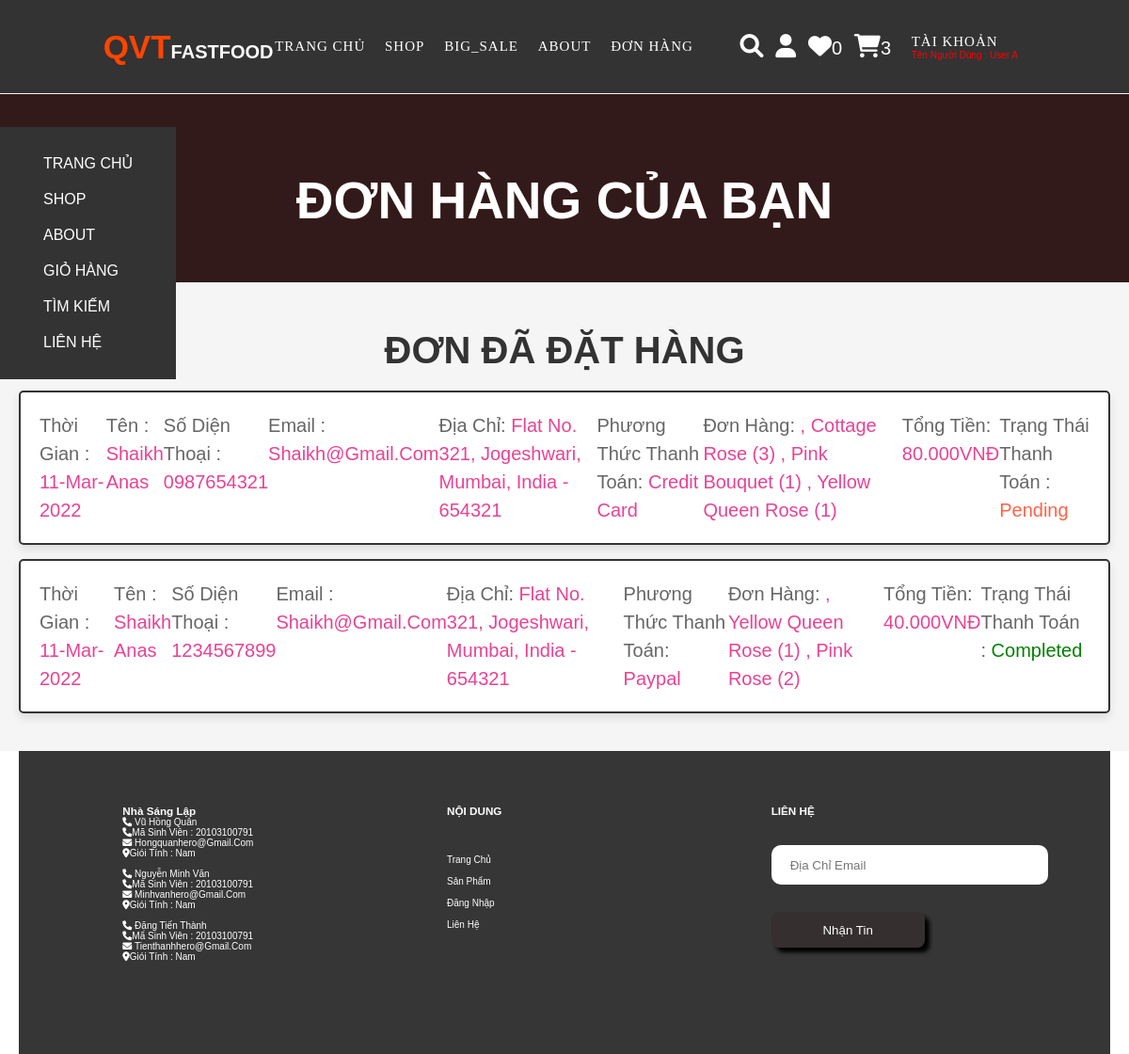
Page /order.php (signed in) on the committed database.
### tables this page shows
CREATE TABLE `orders` (
  `id` int(100) NOT NULL,
  `user_id` int(100) NOT NULL,
  `name` varchar(100) NOT NULL,
  `number` varchar(12) NOT NULL,
  `email` varchar(100) NOT NULL,
  `method` varchar(50) NOT NULL,
  `address` varchar(500) NOT NULL,
  `total_products` varchar(1000) NOT NULL,
  `total_price` int(100) NOT NULL,
  `placed_on` varchar(50) NOT NULL,
  `payment_status` varchar(20) NOT NULL DEFAULT 'pending'
);

### order.php (the view, shortened to what this page needs)
<?php
@include 'config.php';
$user_id = $_SESSION['user_id'];
?>
<!DOCTYPE html>
<html lang="en">
<head>
    <link rel="stylesheet" href="https://cdnjs.cloudflare.com/ajax/libs/font-awesome/6.0.0/css/all.min.css">
    <link rel="stylesheet" href="css/design.css">
</head>
<body>
    <?php @include 'header.php'; ?>
	<?php @include 'menuleft.php'; ?>
    <section class="heading" style="padding-top:50px; margin-top: 100px; margin-bottom: 50px;">
        <h3>ĐƠN HÀNG CỦA BẠN</h3>
    </section>
    <section class="placed-orders">
        <h1 class="title">Đơn đã đặt hàng</h1>
        <div class="box-container" style="margin-bottom: 50px;">
		   <?php
		   $select_orders = mysqli_query($conn, "SELECT * FROM `orders` WHERE user_id = '$user_id'") or die('query failed');
		   if (mysqli_num_rows($select_orders) > 0) {
			   while ($fetch_orders = mysqli_fetch_assoc($select_orders)) {
		   ?>
				   <div class="box" style="display : flex; color: black;">
					   <p> Thời gian : <span><?php echo $fetch_orders['placed_on']; ?></span> </p>
					   <p> Tên : <span><?php echo $fetch_orders['name']; ?></span> </p>
					   <p> Số diện thoại : <span><?php echo $fetch_orders['number']; ?></span> </p>
					   <p> Email : <span><?php echo $fetch_orders['email']; ?></span> </p>
					   <p> Địa chỉ: <span><?php echo $fetch_orders['address']; ?></span> </p>
					   <p> Phương thức thanh toán: <span><?php echo $fetch_orders['method']; ?></span> </p>
					   <p> Đơn hàng: <span><?php echo $fetch_orders['total_products']; ?></span> </p>
					   <p> Tổng tiền: <span><?php echo $fetch_orders['total_price']; ?>.000VNĐ</span> </p>
					   <p> Trạng thái thanh toán : <span style="color:<?php if ($fetch_orders['payment_status'] == 'pending') {
																   echo 'tomato';
															   } else {
																   echo 'green';
															   } ?>"><?php echo $fetch_orders['payment_status']; ?></span> </p>
				   </div>
		   <?php
			   }
		   } else {
			   echo '<p class="empty">Chưa có đặt hàng!</p>';
		   }
		   ?>
	   </div>
    </section>
    <?php @include 'footer.php'; ?>
</body>
</html>

### header.php (shortened to what this page needs)
<header class="header">
<a href="home.php" class="logo"><span>QVT</span>fastfood</a>
<nav class="navbar">
	<a href="home.php">Trang chủ</a>
	<a href="shop.php">Shop</a>
	<a href="#blog">BIG_SALE</a>
	<a href="about.php">ABOUT</a>
	<a href="order.php">Đơn Hàng</a>
</nav>
<div class="flex">
<div class="icons">
	<a href="search_page.php"><i class="fa-solid fa-magnifying-glass" id="search-btn"></i></a>
	<div id="user-btn" class="fas fa-user"></div>
	<?php
            $select_wishlist_count = mysqli_query($conn, "SELECT * FROM `wishlist` WHERE user_id = '$user_id'") or die('query failed');
            $wishlist_num_rows = mysqli_num_rows($select_wishlist_count);
            ?>
            <a href="wishlist.php"><i class="fas fa-heart"></i><span><?php echo $wishlist_num_rows; ?></span></a>
            <?php
            $select_cart_count = mysqli_query($conn, "SELECT * FROM `cart` WHERE user_id = '$user_id'") or die('query failed');
            $cart_num_rows = mysqli_num_rows($select_cart_count);
            ?>
            <a href="cart.php"><i class="fas fa-shopping-cart"></i><span><?php echo $cart_num_rows; ?></span></a>
    </div>
</div>
	<nav class="navbar">
		<a href="login.php">Tài Khoản</a>
        <p style = "color :red;">tên người dùng : <span><?php echo $_SESSION['user_name']; ?></span></p>
	</nav>
</header>

### menuleft.php (shortened to what this page needs)
<div class="menu-left">
			<a href="home.php">Trang chủ</a>
			<a href="shop.php">Shop</a>
			<a href="about.php">ABOUT</a>
			<a href="cart.php">Giỏ Hàng</a>
			<a href="search_page.php">Tìm kiếm</a>
			<a href="contact.php">Liên hệ</a>
</div>

### footer.php (shortened to what this page needs)
<section class="footer">
<div class="CHAN">
		<div id="footer">
			<div class="box">
				<div class="logo">
					<h3>Nhà sáng lập</h3>
				</div>
		<div class="box">
            <p> <i class="fas fa-phone"></i> Vũ Hồng Quân </p>
            <p> <i class="fas fa-phone"></i>Mã Sinh Viên : 20103100791</p>
            <p> <i class="fas fa-envelope"></i> hongquanhero@gmail.com </p>
            <p> <i class="fas fa-map-marker-alt"></i>Giói tính : Nam</p>
        </div>
		<br>
		<div class="box">
            <p> <i class="fas fa-phone"></i> Nguyễn Minh Văn </p>
            <p> <i class="fas fa-phone"></i>Mã Sinh Viên : 20103100791</p>
            <p> <i class="fas fa-envelope"></i> minhvanhero@gmail.com </p>
            <p> <i class="fas fa-map-marker-alt"></i>Giói tính : Nam</p>
        </div>
		<br>
		<div class="box">
            <p> <i class="fas fa-phone"></i> Đặng Tiến Thành  </p>
            <p> <i class="fas fa-phone"></i>Mã Sinh Viên : 20103100791</p>
            <p> <i class="fas fa-envelope"></i> tienthanhhero@gmail.com </p>
            <p> <i class="fas fa-map-marker-alt"></i>Giói tính : Nam</p>
        </div>
			</div>
			<div class="box">
				<h3>NỘI DUNG</h3>
				<ul class="quick-menu">
					<div class="item">
						<a href="home.php">Trang chủ</a>
					</div>
					<div class="item">
						<a href="shop.php">Sản phẩm</a>
					</div>
					<div class="item">
						<a href="login.php">Đăng nhập</a>
					</div>
					<div class="item">
						<a href="">Liên hệ</a>
					</div>
				</ul>
			</div>
			<div class="box">
				<h3>LIÊN HỆ</h3>
				<form action="">
					<input type="text" placeholder="Địa chỉ email">
					<a href=""><button class="footer-btn">Nhận tin</button></a>
				</form>
			</div>
		</div>
	</div>
</section>

### css/design.css (style rules this page uses)
:root { --font-heading:crimson; --para-font:#777777; --black:#222222; --bg: rgba(237,28,70); --white: #fff; --orange: #ffa500; --pink:#e84393; --red:#c0392b; --orange:#f39c12; --black:#333; --white:#fff; --light-color:#666; --light-white:#ccc; --light-bg:#f5f5f5; --border:.2rem solid var(--black); --box-shadow:0 .5rem 1rem rgba(0,0,0,.1); }
* { font-family:'Nunito' , sans-serif; margin: 0; padding: 0; box-sizing: border-box; outline: none; border: none; text-decoration: none; text-transform: capitalize; transition: all .2s linear; }
html { font-size: 62.5%; overflow-x: hidden; scroll-padding-top: 6rem; scroll-behavior: smooth; }
section { padding: 2rem 9%; }
.heading { text-align: center; padding: 2.5rem 0; }
header { position: fixed; top: 0; left: 0; right: 0; background: #333; z-index: 1000; display: flex; align-items: center; justify-content: space-between; padding: 2rem 9%; }
header .logo { font-size: 2rem; font-weight: bolder; color: #fff; text-transform: uppercase; }
header .logo span { font-size: 35px; color: orangered; }
header .navbar { background-color: #333; }
header .navbar a { color: var(--white); font-size: 1.5rem; margin-right: 1.8rem; text-transform: uppercase; letter-spacing: 0.1rem; position: relative; font-family: Algerian; }
header .navbar a:after { content: ''; width: 0%; height: 2px; background: var(--bg); position: absolute; left: 0; bottom: -12px; transition: 0.4s; }
header .flex .icons > * { font-size: 2.5rem; margin-left: 1rem; color:var(--white); cursor: pointer; }
header .flex .icons span { font-size: 2rem; }
@media (max-width:1200px) { html { font-size: 55%; } }
#footer { width: 100%; background:rgb(0,0,0,0.79); height: 322px; margin-top:-10px; padding:0px 63px; padding-top:57px; display: flex; justify-content: space-around; }
#footer .box { width: 250px; color:#fff; }
#footer .box .quick-menu { margin-top:40px; }
#footer .box .quick-menu .item { margin-bottom:12px; }
#footer .box .quick-menu ,.item a { color:#fff; text-decoration: none; }
#footer .box form input { width: 294px; height: 42px; background: #fff; padding-left:20px; color: #000; margin-top:30px; border-radius: 10px; }
.footer-btn { background:#362f2f; box-shadow: 5px 5px 4px rgba(0,0,0.25); width: 163px; height: 38px; margin-top:29px; color:#fff; border-radius: 8px; }
* { font-family: 'Rubik', sans-serif; margin:0; padding:0; box-sizing: border-box; outline: none; border:none; text-decoration: none; transition:all .2s linear; }
html { font-size: 62.5%; overflow-x: hidden; scroll-behavior: smooth; scroll-padding-top: 6.5rem; }
body { background: var(--light-bg); }
section { padding:0rem 2rem; }
.heading { display: flex; flex-flow: column; align-items: center; justify-content: center; gap:1rem; background-color: rgb(51, 26, 26); text-align: center; min-height: 25vh; }
.heading h3 { font-size: 5.5rem; color:var(--white); text-transform: uppercase; }
.title { text-align: center; margin-bottom: 2rem; color:var(--black); text-transform: uppercase; font-size: 4rem; }
.header .flex { display: flex; align-items: center; justify-content: space-between; padding:1.5rem 2rem; max-width: 1200px; position: relative; }
.header .flex .icons > * { font-size: 2.5rem; margin-left: 1rem; color:var(--white); cursor: pointer; }
.header .flex .icons span { font-size: 2rem; }
.placed-orders .box-container { max-width: 1200px; margin:0 auto; display: flex; flex-wrap: wrap; gap:1.5rem; align-items: flex-start; }
.placed-orders .box-container .box { background-color: var(--white); padding:1rem 2rem; border:var(--border); box-shadow: var(--box-shadow); flex:1 1 40rem; border-radius: .5rem; }
.placed-orders .box-container .box p { margin: 1rem 0; font-size: 2rem; line-height: 1.5; color:var(--light-color); }
.placed-orders .box-container .box p span { color:var(--pink); }
.footer { background-color: var(--white); }
.menu-left { display: flex; flex-direction: column; justify-content: flex-start; align-items: flex-start; position: fixed; top: 135px; left: 0; background: #333; z-index: 1000; justify-content: space-between; padding: 2rem 3%; }
.menu-left a { margin: 10px; font-size: 16px; text-transform: uppercase; color: #fff; }

### order.php (style rules this page uses)
p { margin-right: 10px; }

### rows in the picture
orders: placed_on "11-Mar-2022", name "Shaikh Anas", number "0987654321", email "Shaikh@gmail.com", address "Flat No. 321, Jogeshwari, Mumbai, India - 654321", method "Credit Card", total_products ", Cottage Rose (3) , Pink Bouquet (1) , Yellow Queen Rose (1)", total_price "80", payment_status "Pending"
orders: placed_on "11-Mar-2022", name "Shaikh Anas", number "1234567899", email "Shaikh@gmail.com", address "Flat No. 321, Jogeshwari, Mumbai, India - 654321", method "Paypal", total_products ", Yellow Queen Rose (1) , Pink Rose (2)", total_price "40", payment_status "Completed"

### other values in the picture
$wishlist_num_rows "0"
$cart_num_rows "3"
$_SESSION['user_name'] "User A"
